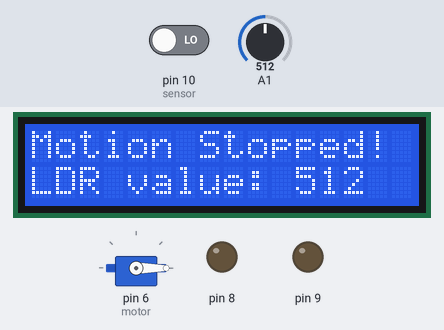
Recording of a sketch running on a simulated Arduino Uno, built with avr-gcc and run on an emulated ATmega328P. On the bench: 16×2 character LCD, servo, output pins drawn as LEDs (lit = HIGH). Inputs (shaded band) come from the test bench; at power-on: pin 10 (sensor) LOW, A1 = 512.

Above: at 1.2 s.
1.3 s: pin 10 (sensor) driven HIGH
At 2.5 s:
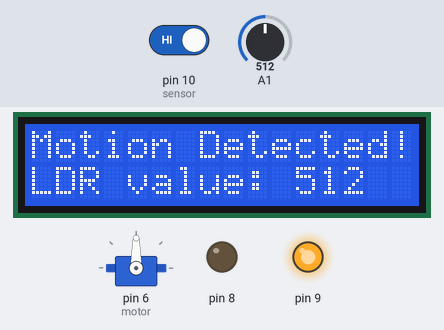
7.3 s: A1 set to 482
At 10.8 s:
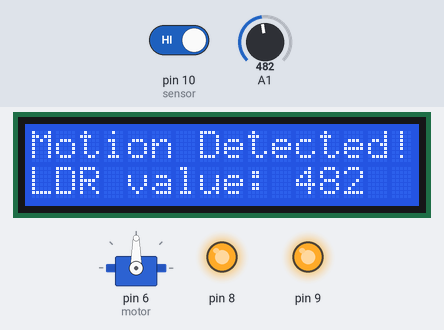
13.3 s: pin 10 (sensor) driven LOW
At 15.5 s:
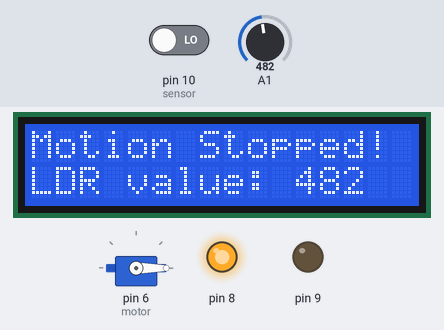
19.3 s: A1 set to 510
At 20.8 s:
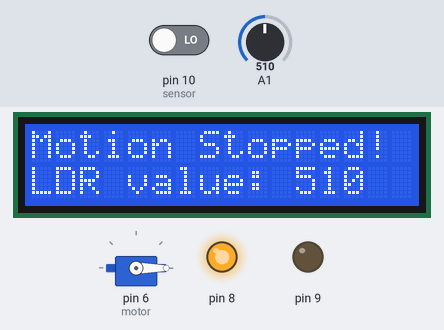
23.6 s: A1 set to 490
At 25.5 s:
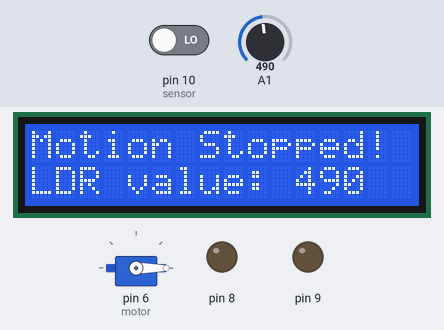
Timing chart, 0 to 27.6 s (numbered marks = the images above; inputs shaded):
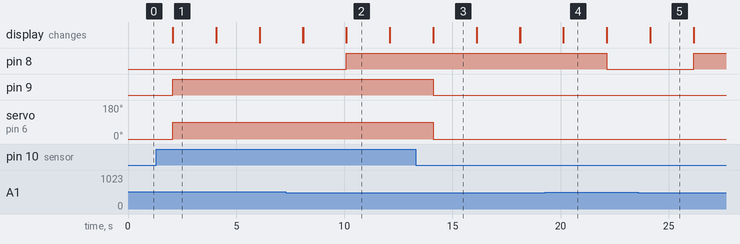

Measured:
- the behaviour switches between 500 and 499 on A1 (found by bisection; images 1 and 2)
- after the input at 1.3 s, pin 9: LOW → HIGH after 0.77 s; servo on pin 6 (motor): 0° → 90° after 0.77 s; the display: first differs from a run without the input after 0.77 s (image 1)
- after the input at 7.3 s, pin 8: LOW → HIGH after 2.8 s; the display: first differs from a run without the input after 0.79 s (image 2)
- after the input at 13.3 s, pin 9: HIGH → LOW after 0.81 s; servo on pin 6 (motor): 90° → 0° after 0.81 s; the display: first differs from a run without the input after 0.81 s (image 3)
- after the input at 19.3 s, pin 8: HIGH → LOW after 2.8 s; the display: first differs from a run without the input after 0.83 s (image 4)
- after the input at 23.6 s, pin 8: LOW → HIGH after 2.5 s; the display: first differs from a run without the input after 0.55 s (image 5)
- what the display in image 1 shows lasts 2.0 s, from 2.1 s to 4.1 s

The sketch:

lcd_with_pir_and_ldr_sensor.ino
```cpp
#include<LiquidCrystal.h>  // including lcd library
#include <Servo.h> // including servo motor library

LiquidCrystal lcd (12,11,5,4,3,2);
int sensor = 10;
int val = 0;
int motor = 6;
Servo myservo;

void setup() {
  pinMode (sensor, INPUT);
  pinMode (motor, OUTPUT);
  pinMode (9, OUTPUT);
  pinMode (8, OUTPUT);
  lcd.begin (16,2);
  myservo.attach(motor, 500, 2500);
}

void  loop() {
  int analogSensor = analogRead(A1);
  val = digitalRead (sensor);

  lcd.setCursor(0,1);
  lcd.print("LDR value: ");
  lcd.print(analogSensor);

  if (val == HIGH){ // when motion is detected
    lcd.setCursor(0,0);
    lcd.print("Motion Detected!");
    myservo.write(90);
    digitalWrite(9, HIGH);
    delay(2000);
    lcd.clear();
  }
  else { // when no motion is detected
    lcd.setCursor(0,0);
    lcd.print("Motion Stopped!");
    myservo.write(0);
    digitalWrite(9, LOW);
    delay(2000);
    lcd.clear();
  }

  if (analogSensor < 500) {
  	digitalWrite(8, HIGH);
  }
  else {
  	digitalWrite(8, LOW);
  }
}
```
